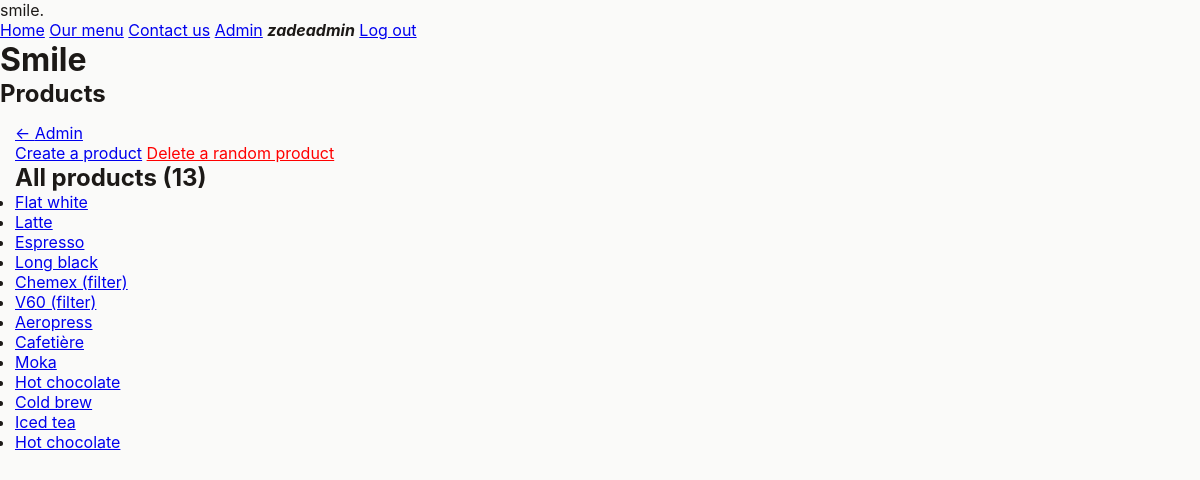
The app's page /admin/products (signed in) with its own data.
### tables this page shows
CREATE TABLE "Products" (
	"id"	INTEGER NOT NULL UNIQUE,
	"name"	TEXT NOT NULL,
	"description"	TEXT NOT NULL,
	"size"	TEXT NOT NULL,
	"image_path"	TEXT NOT NULL,
	"price"	REAL NOT NULL,
	"category_id"	INTEGER NOT NULL DEFAULT 1,
	PRIMARY KEY("id" AUTOINCREMENT)
);

### server.py (the view)
@server.route("/admin/products", methods=["GET"])
@admin_only
def handle_admin_products():
    with get_db() as (connection, cursor):
        query = "SELECT id, name FROM Products"
        cursor.execute(query)
        res = cursor.fetchall()
        return render_template("pages/admin/products.jinja", user=g.user, products=res)

### server.py (called while the page is built)
def db_dict_factory(cursor, row):
    d = {}
    for idx, col in enumerate(cursor.description):
        d[col[0]] = row[idx]
    return d

@contextmanager
def get_db(*args, **kwds):
    db_connection = sqlite3.connect("smile.sqlite")
    db_connection.row_factory = db_dict_factory
    db_cursor = db_connection.cursor()
    try:
        yield (db_connection, db_cursor)
    finally:
        db_connection.close()

def get_user():
    if ("username" in session) and ("display_name" in session):
        username = session["username"]
        display_name = session["display_name"]
        admin = session["admin"]
        if username is None or display_name is None or admin is None:
            return False
        return {
            "username": username,
            "display_name": display_name,
            "admin": admin
        }
    return False

def admin_only(func):
    @wraps(func)
    def wrapper(*args, **kwargs):
        if not g.user:
            return redirect(f"/auth?m=You+are+not+logged+in")
        if (g.user["admin"] != True):
            return redirect("/?m=You+are+not+an+admin")
        return func(*args, **kwargs)
    return wrapper

@server.before_request
def load_user():
    user = get_user()
    g.user = user

### templates/pages/admin/products.jinja
{% extends "base.jinja" %}
{% set title = "Admin - Products" %}
{% block pageheading %}
    Products
{% endblock pageheading %}
{% block main %}
    <div class="breadcrumbs">
        <a href="{{ url_for('handle_admin')}}" class="back-link">Admin</a>
    </div>
    <a href="{{ url_for('handle_admin_create_product')}}">Create a product</a>
    <a href="{{ url_for('handle_admin_delete_random_product')}}"
       class="danger-text"
       data-confirm>Delete a random product</a>
    <section>
        <h2>All products ({{ products|length }})</h2>
        <ul>
            {% for item in products %}
                <li>
                    <a href="{{ url_for('handle_admin_product_info', product_id=item.id)}}">{{ item.name }}</a>
                </li>
            {% endfor %}
        </ul>
    </section>
{% endblock main %}

### templates/base.jinja (shortened to what this page needs)
{% import 'components.jinja' as components %}
<!DOCTYPE html>
<html lang="en-NZ">
    <head>
        <link href="{{ url_for('static', filename='smile.css') }}" rel="stylesheet"/>
    </head>
    <body>
        <nav>
            <div class="container">
                <div class="navbar-brand">smile.</div>
                <nav class="navbar-links">
                    <a href="{{ url_for('handle_home') }}">Home</a>
                    <a href="{{ url_for('handle_menu') }}">Our menu</a>
                    <a href="{{ url_for('handle_contact') }}">Contact us</a>
                    {% if user %}
                        {% if user.admin %}<a href="{{ url_for('handle_admin') }}">Admin</a>{% endif %}
                        <span class="user-name">{{ user["display_name"] }}</span>
                        <a href="{{ url_for('handle_auth_log_out') }}">Log out</a>
                    {% else %}
                        <a href="{{ url_for('handle_auth') }}">Log in or Regsiter</a>
                    {% endif %}
                </nav>
            </div>
        </nav>
        <div class="container">
            <header>
                <h1>Smile</h1>
                <h2>
                    {% block pageheading %}
                    {% endblock pageheading %}
                </h2>
            </header>
            <main>
                {% block main %}
                {% endblock main %}
            </main>
        </div>
    </body>
</html>

### static/smile.css (style rules this page uses)
* { box-sizing: border-box; font-family: "Inter", sans-serif; padding: 0; border: 0; margin: 0; }
:root { --accent: #fb923c; --background: #fafaf9; --background-2: #f5f5f4; --text: #1c1917; --text-2: #292524; --text-danger: red; }
html, body { background-color: var(--background); color: var(--text); }
main { padding: 15px; }
.user-name { font-weight: bold; font-style: italic; }
a.back-link::before { content: "← "; }
.danger-text { color: var(--text-danger); }

### records on screen
Products: name "Flat white"
Products: name "Latte"
Products: name "Espresso"
Products: name "Long black"
Products: name "Chemex (filter)"
Products: name "V60 (filter)"
Products: name "Aeropress"
Products: name "Cafetière"
Products: name "Moka"
Products: name "Hot chocolate"
Products: name "Cold brew"
Products: name "Iced tea"
Products: name "Hot chocolate"

### other values on screen
{{ user["display_name"] }} "zadeadmin"
{{ products|length }} "13"
